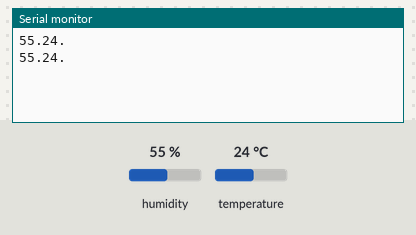
Recording of a sketch running on a simulated Arduino Uno, built with avr-gcc and run on an emulated ATmega328P. On the bench: the last lines printed to the serial monitor. The test bench sets the inputs (shaded band); at power-on: humidity 55 %, temperature 24 °C.

Above: at 3.8 s.
3.9 s: humidity set to 22 %
At 6.7 s:
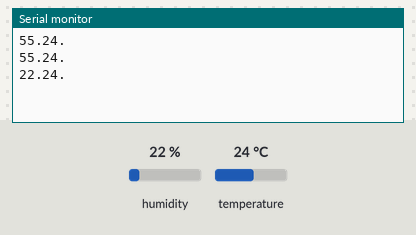
7.8 s: temperature set to 12 °C
At 9.9 s:
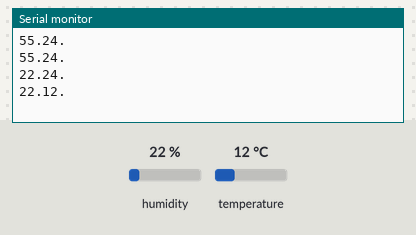
11.7 s: humidity set to 40 %
At 13.0 s:
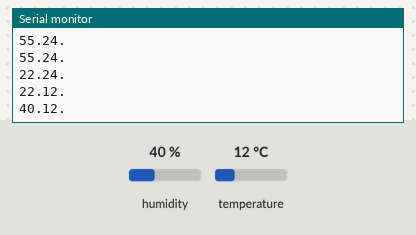
Timing chart, 0 to 14.7 s (numbered marks = the images above; inputs shaded):
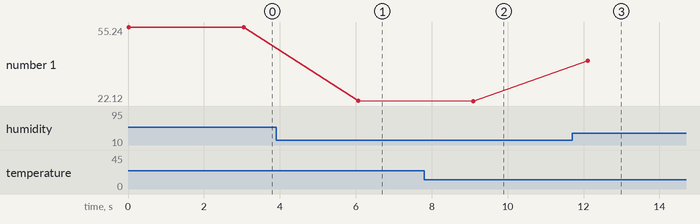

Measured:
- after the input at 3.9 s, the serial monitor: prints a new line after 2.2 s (image 1)
- after the input at 7.8 s, the serial monitor: prints a new line after 1.3 s (image 2)
- after the input at 11.7 s, the serial monitor: prints a new line after 0.42 s (image 3)
- plotted number 1: 55.24 → 22.24 after the input at 3.9 s, 22.24 → 22.12 after the input at 7.8 s, 22.12 → 40.12 after the input at 11.7 s

The sketch:

ArduiWeatherStation.ino
```cpp
// Weather station
// Emad Heydari
// 2019-05-01
// v2


#include "DHT.h"
// #include "Wire.h"
// #include "Adafruit_Sensor.h"
// #include "Adafruit_BMP280.h"


#define DHTPIN A1 // arduino pin to connect data
#define DHTTYPE DHT11 // define the sensor number

DHT dht(DHTPIN,DHTTYPE);
//Adafruit_BMP280 bmp;


void setup()
{

  Serial.begin(9600); // start the door
  dht.begin(); //calling dht
//  bmp.begin(); //calling bmp
}

void loop()
{
  float h = dht.readHumidity(); // read the humidity value
  float t = dht.readTemperature(); // read the temperature value
//  float p = bmp.readPressure(); // read the pressure value


  Serial.print(h,0); // print the humidity value
  Serial.print(".");
  Serial.print(t,0); //print the temperature value
  Serial.print(".");
//  Serial.print((p/101325,2)*10 ,2);
  Serial.println();

  delay(3000);

}
```
